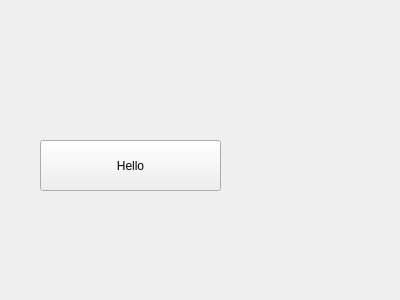
<?xml version="1.0" encoding="UTF-8"?>
<ui version="4.0">
 <class>Form</class>
 <widget class="QWidget" name="Form">
  <property name="windowModality">
   <enum>Qt::WindowModal</enum>
  </property>
  <property name="geometry">
   <rect>
    <x>0</x>
    <y>0</y>
    <width>400</width>
    <height>300</height>
   </rect>
  </property>
  <property name="windowTitle">
   <string>Form</string>
  </property>
  <widget class="QToolButton" name="toolButton">
   <property name="geometry">
    <rect>
     <x>40</x>
     <y>140</y>
     <width>181</width>
     <height>51</height>
    </rect>
   </property>
   <property name="text">
    <string>Hello</string>
   </property>
  </widget>
 </widget>
 <resources/>
 <connections/>
</ui>
